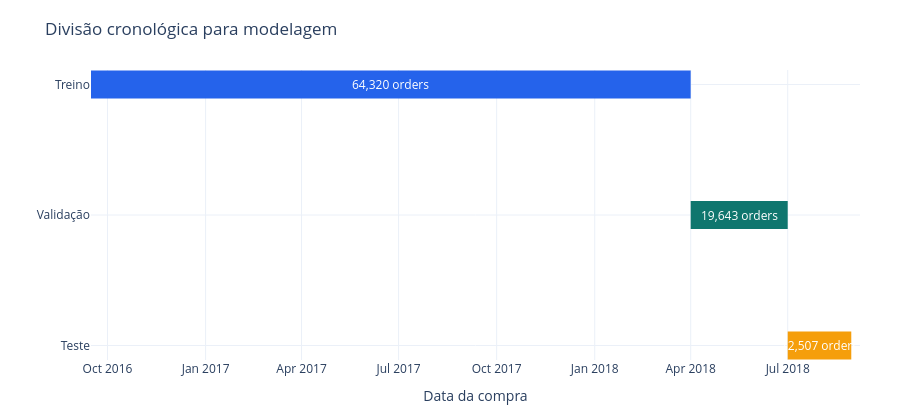

The cell this chart's notebook holds for it:
### Markdown cell above
## Cortes temporais candidatos

Como primeiro desenho, usamos o fim de março de 2018 como limite de treino e o fim de junho de 2018 como limite de validação. Assim, o teste fica reservado para julho e agosto de 2018. Esses cortes são candidatos para a modelagem e ainda podem ser revisados após a auditoria de disponibilidade das features.

### Insight

O teste permanece cronologicamente posterior ao treino e à validação. Nenhuma linha será embaralhada entre partições.

### Code cell
train_end = "2018-04-01"
validation_end = "2018-07-01"
splits = temporal_split(
    candidate_features,
    timestamp_col="order_purchase_timestamp",
    train_end=train_end,
    validation_end=validation_end,
)
display(temporal_split_summary(splits))
display(plot_temporal_split(splits, language=LANG))
print(f"Train end: {train_end}; validation end: {validation_end}")

### Figure 1 — Plotly figure (JSON) as saved in the notebook; plotly's stock layout.template omitted (floating-point values rounded to 4 significant figures)
{"data": [{"hovertemplate": "train: 64,320 orders<br>%{x|%Y-%m-%d}<extra></extra>", "line": {"color": "#2563EB", "width": 28}, "mode": "lines", "showlegend": false, "type": "scatter", "x": ["2016-09-15T12:16:38", "2018-03-31T23:54:10"], "y": ["train", "train"]}, {"hovertemplate": "validation: 19,643 orders<br>%{x|%Y-%m-%d}<extra></extra>", "line": {"color": "#0F766E", "width": 28}, "mode": "lines", "showlegend": false, "type": "scatter", "x": ["2018-04-01T00:11:32", "2018-06-30T23:59:49"], "y": ["validation", "validation"]}, {"hovertemplate": "test: 12,507 orders<br>%{x|%Y-%m-%d}<extra></extra>", "line": {"color": "#F59E0B", "width": 28}, "mode": "lines", "showlegend": false, "type": "scatter", "x": ["2018-07-01T00:25:07", "2018-08-29T15:00:37"], "y": ["test", "test"]}], "layout": {"annotations": [{"font": {"color": "white", "size": 12}, "showarrow": false, "text": "64,320 orders", "x": "2017-06-23T18:05:24", "y": "train"}, {"font": {"color": "white", "size": 12}, "showarrow": false, "text": "19,643 orders", "x": "2018-05-16T12:05:40.500000", "y": "validation"}, {"font": {"color": "white", "size": 12}, "showarrow": false, "text": "12,507 orders", "x": "2018-07-30T19:42:52", "y": "test"}], "height": 420, "margin": {"b": 60, "l": 40, "r": 40, "t": 70}, "title": {"text": "Divisão cronológica para modelagem"}, "xaxis": {"showgrid": true, "title": {"text": "Data da compra"}, "type": "date"}, "yaxis": {"categoryarray": ["test", "validation", "train"], "categoryorder": "array", "ticktext": ["Treino", "Validação", "Teste"], "tickvals": ["train", "validation", "test"], "title": {"text": ""}}}}
